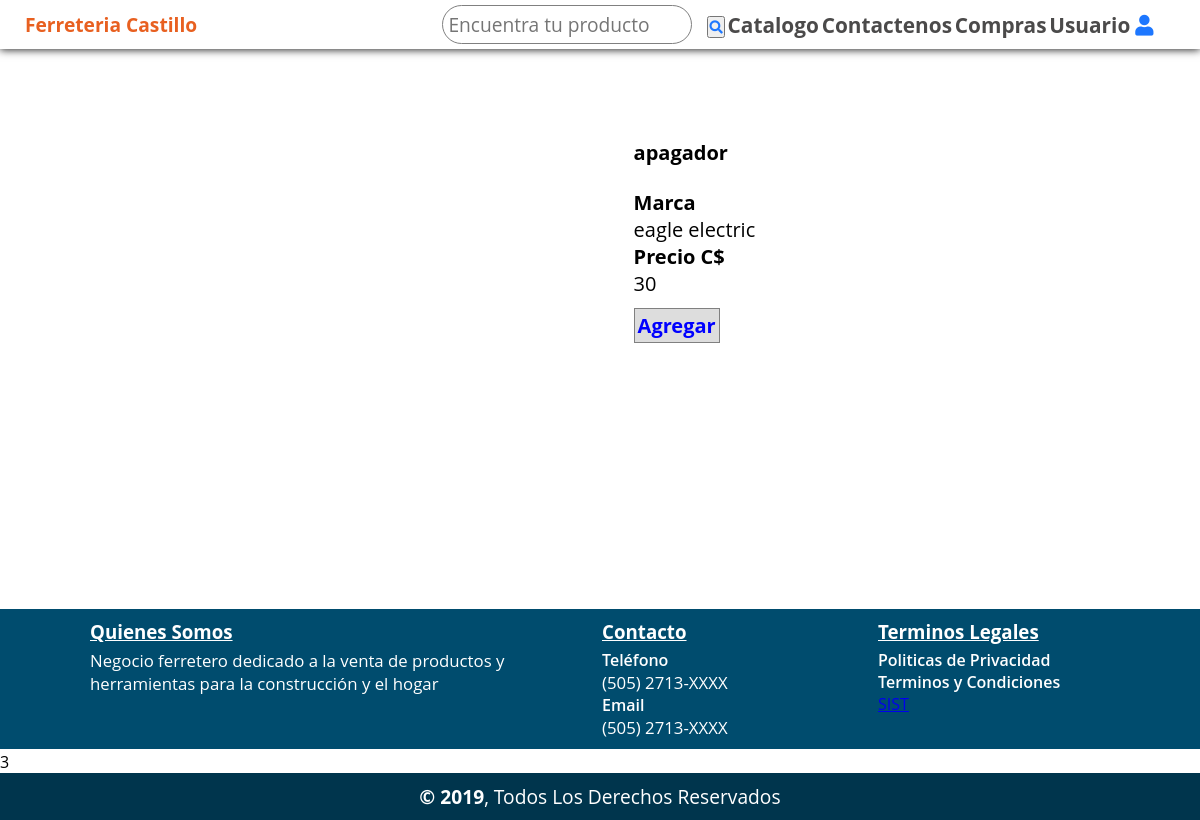
Page /?c=productos&a=Index2&verprod=1 on the committed database.
### tables this page shows
CREATE TABLE `producto`  (
  `idProducto` int(255) NOT NULL,
  `nombre` varchar(30) NULL DEFAULT NULL,
  `marca` int(30) NULL DEFAULT NULL,
  `precio` double(255, 0) NULL DEFAULT NULL,
  `imagen` mediumblob NULL,
  `categoria` int(255) NULL DEFAULT NULL,
  PRIMARY KEY (`idProducto`) USING BTREE,
  INDEX `idProducto`(`idProducto`) USING BTREE,
  INDEX `fk01_producto`(`marca`) USING BTREE,
  INDEX `fk02_producto`(`categoria`) USING BTREE,
  CONSTRAINT `fk01_producto` FOREIGN KEY (`marca`) REFERENCES `marca` (`idmarca`) ON DELETE RESTRICT ON UPDATE RESTRICT,
  CONSTRAINT `fk02_producto` FOREIGN KEY (`categoria`) REFERENCES `categoria` (`idcategoria`) ON DELETE RESTRICT ON UPDATE RESTRICT
);

CREATE TABLE `marca`  (
  `idmarca` int(255) NULL DEFAULT NULL,
  `nombre` varchar(30) NULL DEFAULT NULL,
  INDEX `idmarca`(`idmarca`) USING BTREE
);

### controllers/productos.controler.php (called while the page is built, shortened)
<?php
    class ProductosController{
        public function Index2(){
            require_once 'views/cliente/layouts/dhead.php';
            require_once 'views/cliente/layouts/header.php';
            require_once 'views/cliente/producto/detalleproducto.php';
            require_once 'views/cliente/layouts/footer.php';
        }
    }
?>

### config/conexion.php (called while the page is built)
<?php
	class Conexion{
		public static function startup(){
			$pdo = new PDO('mysql:host=localhost;dbname=ferreteria_castillo;charset=utf8', 'root', 'Myroot');
			$pdo->setAttribute(PDO::ATTR_ERRMODE, PDO::ERRMODE_EXCEPTION);
			return $pdo;
		}
	}
?>

### models/producto.php (called while the page is built, shortened)
<?php
	require_once dirname(__FILE__,2)."./Config/conexion.php";
	class Producto{
		private $pdo;
		public function __CONSTRUCT()
	    {
            try
            {
                $this->pdo = Conexion::StartUp();
            }
            catch(Exception $e)
            {
                die($e->getMessage());
            }
	    }
		public function listardetalle($idproducto){
            try{
                $stm = $this->pdo->prepare("select idproducto, p.nombre Producto,c.nombre Categoria,m.nombre Marca,precio,imagen
                from producto p inner join marca m on m.idmarca = p.marca inner join categoria c on c.idcategoria = p.categoria where idproducto=?;");
                $stm->execute(array($idproducto));
                return $stm->fetchAll(PDO::FETCH_OBJ);
            }
            catch(Exception $e)
            {
                die($e->getMessage());
            }
        }
	}
?>

### views/cliente/producto/detalleproducto.php (the view, shortened to what this page needs)
<?php
        require_once './models/producto.php';
        $categoria=$_REQUEST['verprod'];
        $producto = new Producto();
        $productos = $producto->listardetalle($categoria);
        $array=json_decode(json_encode($productos),true);
?>
<div class="conteinerdetalle">
    <div class="item_detalle">
        <div class="columna1">
            <div class="imagen">
            </div>
        </div>
        <div class="columna2">
            <div class="nombre">
                <span><?php echo $array['0']['Producto']; ?></span>
            </div>
            <div class="descripcion">
                <span>Marca</span>
                <p><?php echo $array['0']['Marca']; ?></p>
                <span>Precio C$</span>
                <p> <?php echo $array['0']['precio']; ?></p>
            </div>
            <div class="ver">
                <a href="?c=productos&a=Index2&verprod=<?php echo $productos->idproducto;?>" class="boton">
                    Agregar
                </a>
            </div>
        </div>
    </div>
</div>

### assets/css/estiloheaders.css (style rules this page uses)
* { -webkit-box-sizing: border-box; -moz-box-sizing: border-box; box-sizing: border-box; font-family: 'open sans'; margin: 0; padding: 0; }
html { box-sizing: border-box; }
*, *:before, *:after { box-sizing: inherit; }

### assets/css/home.css (style rules this page uses)
html { box-sizing: border-box; }
*, *:before, *:after { box-sizing: inherit; }
* { box-sizing: border-box; }
.boton { margin-top: 5px; text-decoration: none; border: 1px solid gray; background-color: rgb(221, 221, 221); color: blue; font-weight: 700; padding: 3px; }

### assets/css/listaproductos.css (style rules this page uses)
* { -webkit-box-sizing: border-box; -moz-box-sizing: border-box; box-sizing: border-box; font-family: 'open sans'; margin: 0; padding: 0; }
html { box-sizing: border-box; }
*, *:before, *:after { box-sizing: inherit; }
.columna2 { flex-direction: row; flex: wrap; }

### assets/css/estilodetalle.css (style rules this page uses)
.conteinerdetalle { width: 80%; margin: auto; height: 500px; }
.item_detalle { display: flex; flex-direction: column; width: 70%; margin: auto; align-items: center; height: 60%; }
.item_detalle .columna1 { width: 45%; margin: auto; height: auto; }
.item_detalle .columna2 { display: flex; flex-direction: column; justify-content: space-between; width: 45%; height: 200px; }
.item_detalle .columna2 { font-size: 20px; }
.item_detalle .columna2 .descripcion { height: 100px; justify-content: space-between; }
.item_detalle .columna2 span { font-weight: bold; }
@media only screen and (min-width:800px) { .item_detalle { display: flex; flex-direction: row; } }
@media only screen and (min-width:800px) { .item_detalle .columna1 { width: 30%; } }
@media only screen and (min-width:800px) { .item_detalle .columna2 { width: 60; } }

### rows in the picture
producto: nombre "apagador", marca.nombre "eagle electric", precio "30"

### other values in the picture
$usuario "Usuario"
